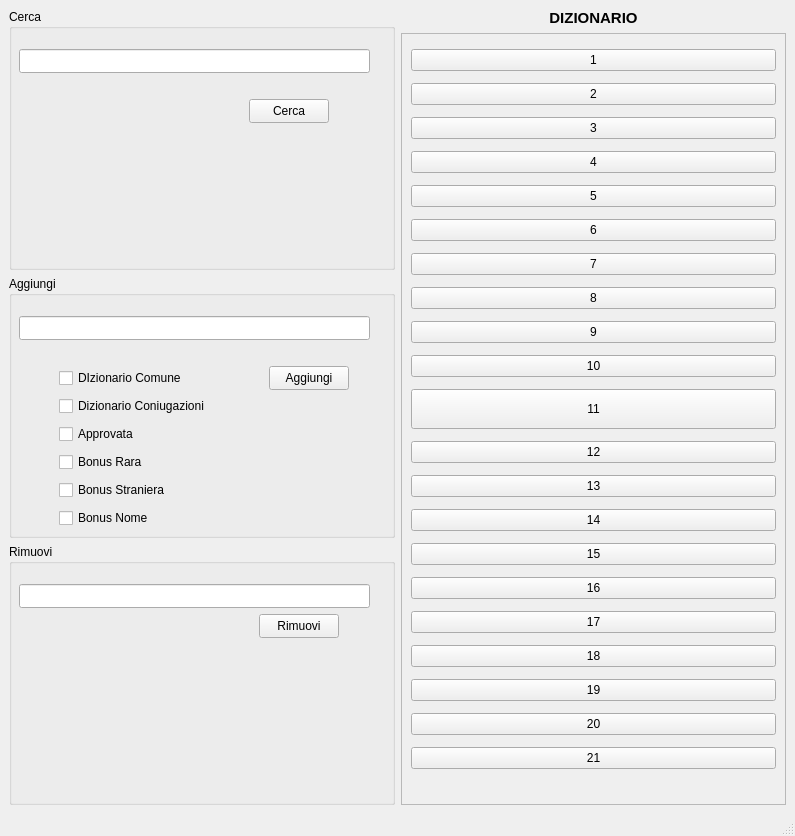
<?xml version="1.0" encoding="UTF-8"?>
<ui version="4.0">
 <class>ModificaDizionario</class>
 <widget class="QMainWindow" name="ModificaDizionario">
  <property name="geometry">
   <rect>
    <x>0</x>
    <y>0</y>
    <width>795</width>
    <height>836</height>
   </rect>
  </property>
  <property name="windowTitle">
   <string>MainWindow</string>
  </property>
  <widget class="QWidget" name="centralwidget">
   <layout class="QHBoxLayout" name="horizontalLayout">
    <item>
     <layout class="QVBoxLayout" name="verticalLayout">
      <item>
       <widget class="QGroupBox" name="groupBox">
        <property name="title">
         <string>Cerca</string>
        </property>
        <widget class="QPushButton" name="pushButton">
         <property name="geometry">
          <rect>
           <x>240</x>
           <y>90</y>
           <width>80</width>
           <height>24</height>
          </rect>
         </property>
         <property name="text">
          <string>Cerca</string>
         </property>
        </widget>
        <widget class="QLineEdit" name="txt_cerca">
         <property name="geometry">
          <rect>
           <x>10</x>
           <y>40</y>
           <width>351</width>
           <height>24</height>
          </rect>
         </property>
        </widget>
       </widget>
      </item>
      <item>
       <widget class="QGroupBox" name="groupBox_2">
        <property name="title">
         <string>Aggiungi</string>
        </property>
        <widget class="QPushButton" name="pushButton_22">
         <property name="geometry">
          <rect>
           <x>260</x>
           <y>90</y>
           <width>80</width>
           <height>24</height>
          </rect>
         </property>
         <property name="text">
          <string>Aggiungi</string>
         </property>
        </widget>
        <widget class="QWidget" name="verticalLayoutWidget">
         <property name="geometry">
          <rect>
           <x>50</x>
           <y>90</y>
           <width>160</width>
           <height>164</height>
          </rect>
         </property>
         <layout class="QVBoxLayout" name="verticalLayout_2">
          <item>
           <widget class="QCheckBox" name="cbox_dcomune">
            <property name="text">
             <string>DIzionario Comune</string>
            </property>
           </widget>
          </item>
          <item>
           <widget class="QCheckBox" name="cbox_dcomiugazioni">
            <property name="text">
             <string>Dizionario Coniugazioni</string>
            </property>
           </widget>
          </item>
          <item>
           <widget class="QCheckBox" name="cbox_approvata">
            <property name="text">
             <string>Approvata</string>
            </property>
           </widget>
          </item>
          <item>
           <widget class="QCheckBox" name="cbox_brara">
            <property name="text">
             <string>Bonus Rara</string>
            </property>
           </widget>
          </item>
          <item>
           <widget class="QCheckBox" name="cbox_bstraniera">
            <property name="text">
             <string>Bonus Straniera</string>
            </property>
           </widget>
          </item>
          <item>
           <widget class="QCheckBox" name="cbox_bnome">
            <property name="text">
             <string>Bonus Nome</string>
            </property>
           </widget>
          </item>
         </layout>
        </widget>
        <widget class="QLineEdit" name="txt_aggiungi">
         <property name="geometry">
          <rect>
           <x>10</x>
           <y>40</y>
           <width>351</width>
           <height>24</height>
          </rect>
         </property>
        </widget>
       </widget>
      </item>
      <item>
       <widget class="QGroupBox" name="groupBox_3">
        <property name="title">
         <string>Rimuovi</string>
        </property>
        <widget class="QPushButton" name="pushButton_23">
         <property name="geometry">
          <rect>
           <x>250</x>
           <y>70</y>
           <width>80</width>
           <height>24</height>
          </rect>
         </property>
         <property name="text">
          <string>Rimuovi</string>
         </property>
        </widget>
        <widget class="QLineEdit" name="txt_rimuovi">
         <property name="geometry">
          <rect>
           <x>10</x>
           <y>40</y>
           <width>351</width>
           <height>24</height>
          </rect>
         </property>
        </widget>
       </widget>
      </item>
     </layout>
    </item>
    <item>
     <layout class="QVBoxLayout" name="verticalLayout_7">
      <item>
       <widget class="QLabel" name="label">
        <property name="font">
         <font>
          <pointsize>11</pointsize>
          <bold>true</bold>
         </font>
        </property>
        <property name="text">
         <string>DIZIONARIO</string>
        </property>
        <property name="alignment">
         <set>Qt::AlignmentFlag::AlignCenter</set>
        </property>
       </widget>
      </item>
      <item>
       <widget class="QScrollArea" name="scrollArea">
        <property name="sizePolicy">
         <sizepolicy hsizetype="Minimum" vsizetype="Expanding">
          <horstretch>0</horstretch>
          <verstretch>0</verstretch>
         </sizepolicy>
        </property>
        <property name="minimumSize">
         <size>
          <width>150</width>
          <height>0</height>
         </size>
        </property>
        <property name="horizontalScrollBarPolicy">
         <enum>Qt::ScrollBarPolicy::ScrollBarAlwaysOff</enum>
        </property>
        <property name="sizeAdjustPolicy">
         <enum>QAbstractScrollArea::SizeAdjustPolicy::AdjustToContents</enum>
        </property>
        <property name="widgetResizable">
         <bool>true</bool>
        </property>
        <widget class="QWidget" name="dizionarioScrollArea">
         <property name="geometry">
          <rect>
           <x>0</x>
           <y>0</y>
           <width>381</width>
           <height>745</height>
          </rect>
         </property>
         <property name="sizePolicy">
          <sizepolicy hsizetype="Minimum" vsizetype="Preferred">
           <horstretch>0</horstretch>
           <verstretch>0</verstretch>
          </sizepolicy>
         </property>
         <layout class="QVBoxLayout" name="verticalLayout_12">
          <item>
           <widget class="CustomMenuButton" name="pushButton_1">
            <property name="text">
             <string>1</string>
            </property>
           </widget>
          </item>
          <item>
           <widget class="CustomMenuButton" name="pushButton_2">
            <property name="text">
             <string>2</string>
            </property>
           </widget>
          </item>
          <item>
           <widget class="CustomMenuButton" name="pushButton_3">
            <property name="text">
             <string>3</string>
            </property>
           </widget>
          </item>
          <item>
           <widget class="CustomMenuButton" name="pushButton_4">
            <property name="text">
             <string>4</string>
            </property>
           </widget>
          </item>
          <item>
           <widget class="CustomMenuButton" name="pushButton_5">
            <property name="text">
             <string>5</string>
            </property>
           </widget>
          </item>
          <item>
           <widget class="CustomMenuButton" name="pushButton_6">
            <property name="text">
             <string>6</string>
            </property>
           </widget>
          </item>
          <item>
           <widget class="CustomMenuButton" name="pushButton_7">
            <property name="text">
             <string>7</string>
            </property>
           </widget>
          </item>
          <item>
           <widget class="CustomMenuButton" name="pushButton_8">
            <property name="text">
             <string>8</string>
            </property>
           </widget>
          </item>
          <item>
           <widget class="CustomMenuButton" name="pushButton_9">
            <property name="text">
             <string>9</string>
            </property>
           </widget>
          </item>
          <item>
           <widget class="CustomMenuButton" name="pushButton_10">
            <property name="text">
             <string>10</string>
            </property>
           </widget>
          </item>
          <item>
           <widget class="CustomMenuButton" name="pushButton_11">
            <property name="minimumSize">
             <size>
              <width>0</width>
              <height>40</height>
             </size>
            </property>
            <property name="text">
             <string>11</string>
            </property>
           </widget>
          </item>
          <item>
           <widget class="CustomMenuButton" name="pushButton_12">
            <property name="text">
             <string>12</string>
            </property>
           </widget>
          </item>
          <item>
           <widget class="CustomMenuButton" name="pushButton_13">
            <property name="text">
             <string>13</string>
            </property>
           </widget>
          </item>
          <item>
           <widget class="CustomMenuButton" name="pushButton_14">
            <property name="text">
             <string>14</string>
            </property>
           </widget>
          </item>
          <item>
           <widget class="CustomMenuButton" name="pushButton_15">
            <property name="text">
             <string>15</string>
            </property>
           </widget>
          </item>
          <item>
           <widget class="CustomMenuButton" name="pushButton_16">
            <property name="text">
             <string>16</string>
            </property>
           </widget>
          </item>
          <item>
           <widget class="CustomMenuButton" name="pushButton_17">
            <property name="text">
             <string>17</string>
            </property>
           </widget>
          </item>
          <item>
           <widget class="CustomMenuButton" name="pushButton_18">
            <property name="text">
             <string>18</string>
            </property>
           </widget>
          </item>
          <item>
           <widget class="CustomMenuButton" name="pushButton_19">
            <property name="text">
             <string>19</string>
            </property>
           </widget>
          </item>
          <item>
           <widget class="CustomMenuButton" name="pushButton_20">
            <property name="text">
             <string>20</string>
            </property>
           </widget>
          </item>
          <item>
           <widget class="CustomMenuButton" name="pushButton_21">
            <property name="text">
             <string>21</string>
            </property>
           </widget>
          </item>
         </layout>
        </widget>
       </widget>
      </item>
     </layout>
    </item>
   </layout>
  </widget>
  <widget class="QMenuBar" name="menubar">
   <property name="geometry">
    <rect>
     <x>0</x>
     <y>0</y>
     <width>795</width>
     <height>21</height>
    </rect>
   </property>
  </widget>
  <widget class="QStatusBar" name="statusbar"/>
 </widget>
 <customwidgets>
  <customwidget>
   <class>CustomMenuButton</class>
   <extends>QPushButton</extends>
   <header>custommenubutton.h</header>
  </customwidget>
 </customwidgets>
 <resources/>
 <connections/>
</ui>
